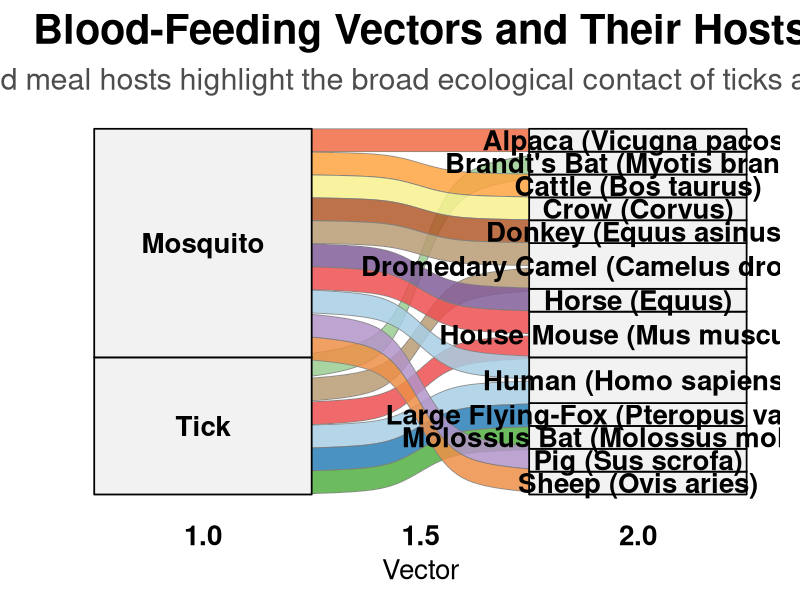

Reproduce this figure in R.
# Author: Wang Linglong
# Public release script derived from: 4\血餐.txt
# Purpose: reproduce the corresponding analysis/figure in the manuscript.
#
# Input files should be placed under data/public_figures/.
# Override input/output locations if needed:
#   Sys.setenv(JEV_FIGURE_INPUT_DIR = "/path/to/input")
#   Sys.setenv(JEV_FIGURE_OUTPUT_DIR = "/path/to/output")

args <- commandArgs(trailingOnly = FALSE)
file_arg <- "--file="
script_path <- sub(file_arg, "", args[grep(file_arg, args)][1])
script_dir <- if (!is.na(script_path)) dirname(normalizePath(script_path, mustWork = FALSE)) else getwd()
release_root <- normalizePath(file.path(script_dir, "..", ".."), mustWork = FALSE)
input_dir <- Sys.getenv("JEV_FIGURE_INPUT_DIR", file.path(release_root, "data", "public_figures"))
output_dir <- Sys.getenv("JEV_FIGURE_OUTPUT_DIR", file.path(release_root, "results", "public_figures"))
dir.create(output_dir, recursive = TRUE, showWarnings = FALSE)
public_file <- function(...) file.path(input_dir, ...)
public_output <- function(...) file.path(output_dir, ...)
# === 安装并加载必要的库 ===
if (!requireNamespace("ggplot2", quietly = TRUE)) install.packages("ggplot2")
if (!requireNamespace("ggalluvial", quietly = TRUE)) install.packages("ggalluvial")
if (!requireNamespace("RColorBrewer", quietly = TRUE)) install.packages("RColorBrewer")
library(ggplot2)
library(ggalluvial)
library(RColorBrewer)

# === 构造数据 ===
data <- data.frame(
  vector = c(rep("Tick", 6), rep("Mosquito", 10)),
  host_species = c(
    "Human (Homo sapiens)", 
    "Large Flying-Fox (Pteropus vampyrus)", 
    "Brandt's Bat (Myotis brandtii)", 
    "Molossus Bat (Molossus molossus)", 
    "Dromedary Camel (Camelus dromedarius)", 
    "House Mouse (Mus musculus)",
    "Alpaca (Vicugna pacos)", 
    "Cattle (Bos taurus)", 
    "Sheep (Ovis aries)", 
    "Pig (Sus scrofa)", 
    "Horse (Equus)", 
    "Dromedary Camel (Camelus dromedarius)", 
    "House Mouse (Mus musculus)", 
    "Human (Homo sapiens)", 
    "Crow (Corvus)", 
    "Donkey (Equus asinus)"
  )
)

# === 为共享宿主分配相同颜色 ===
unique_hosts <- unique(data$host_species)
color_palette <- setNames(
  colorRampPalette(brewer.pal(12, "Paired"))(length(unique_hosts)),
  unique_hosts
)

# === 全局字体大小设置 ===
global_font_size <- 20

# === 绘制极致美化的桑基图 ===
p <- ggplot(data, aes(axis1 = vector, axis2 = host_species)) +
  # 流动线条
  geom_alluvium(aes(fill = host_species), width = 0.3, alpha = 0.85,
                knot.pos = 0.45, color = "gray50", size = 0.3) +
  # 节点（方框）
  geom_stratum(width = 0.5, fill = "gray95", color = "black", size = 0.6) +
  # 节点标签
  geom_text(stat = "stratum", aes(label = after_stat(stratum)),
            size = global_font_size * 0.35, fontface = "bold", family = "sans", 
            color = "black", lineheight = 0.9) +
  # 颜色映射
  scale_fill_manual(values = color_palette) +
  # 主题风格
  theme_minimal(base_size = global_font_size) +
  labs(
    title = "Blood-Feeding Vectors and Their Hosts",
    subtitle = "Shared blood meal hosts highlight the broad ecological contact of ticks and mosquitoes",
    x = "Vector", y = ""
  ) +
  theme(
    legend.position = "none",
    axis.text.y = element_blank(),
    axis.text.x = element_text(face = "bold", size = global_font_size, color = "black"),
    axis.ticks = element_blank(),
    panel.grid = element_blank(),
    plot.title = element_text(hjust = 0.5, face = "bold", size = global_font_size * 1.5),
    plot.subtitle = element_text(hjust = 0.5, size = global_font_size * 1.1, color = "gray30"),
    plot.margin = margin(10, 15, 10, 15)
  )

# === 保存为高分辨率 PDF（横向展示） ===
output_path <- public_output("Sankey_Plot_Nature_Style.pdf")
ggsave(output_path, plot = p, width = 20, height = 8, units = "in", device = "pdf")

print(paste("PDF 图片已保存至:", output_path))
